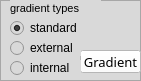
     <widget class="QFrame" name="frame_16">
      <property name="geometry">
       <rect>
        <x>160</x>
        <y>390</y>
        <width>141</width>
        <height>81</height>
       </rect>
      </property>
      <property name="contextMenuPolicy">
       <enum>Qt::DefaultContextMenu</enum>
      </property>
      <property name="toolTipDuration">
       <number>-1</number>
      </property>
      <property name="styleSheet">
       <string notr="true">background-color: rgb(217, 217, 217);
border-color: rgb(124, 124, 124);
</string>
      </property>
      <property name="frameShape">
       <enum>QFrame::StyledPanel</enum>
      </property>
      <property name="frameShadow">
       <enum>QFrame::Raised</enum>
      </property>
      <widget class="QPushButton" name="pushButton_mor_gradient">
       <property name="geometry">
        <rect>
         <x>80</x>
         <y>50</y>
         <width>61</width>
         <height>23</height>
        </rect>
       </property>
       <property name="font">
        <font>
         <family>Modern No. 20</family>
         <pointsize>10</pointsize>
        </font>
       </property>
       <property name="whatsThis">
        <string>&lt;html&gt;&lt;head/&gt;&lt;body&gt;&lt;p&gt;Segment the picture into background and foreground using OTSU method&lt;/p&gt;&lt;/body&gt;&lt;/html&gt;</string>
       </property>
       <property name="styleSheet">
        <string notr="true">background-color: rgb(255, 255, 255);</string>
       </property>
       <property name="text">
        <string>Gradient</string>
       </property>
       <property name="icon">
        <iconset theme="OTSU">
         <normaloff>C:/Users/dell/.designer/backup</normaloff>C:/Users/dell/.designer/backup</iconset>
       </property>
       <property name="shortcut">
        <string>Ctrl+C</string>
       </property>
      </widget>
      <widget class="QLabel" name="label_threshold_20">
       <property name="geometry">
        <rect>
         <x>10</x>
         <y>0</y>
         <width>91</width>
         <height>16</height>
        </rect>
       </property>
       <property name="font">
        <font>
         <family>Arial</family>
         <pointsize>8</pointsize>
        </font>
       </property>
       <property name="text">
        <string>gradient types</string>
       </property>
      </widget>
      <widget class="QRadioButton" name="radioButton_gradient_st">
       <property name="geometry">
        <rect>
         <x>10</x>
         <y>20</y>
         <width>81</width>
         <height>16</height>
        </rect>
       </property>
       <property name="text">
        <string>standard</string>
       </property>
       <property name="checked">
        <bool>true</bool>
       </property>
      </widget>
      <widget class="QRadioButton" name="radioButton_gradient_in">
       <property name="geometry">
        <rect>
         <x>10</x>
         <y>60</y>
         <width>71</width>
         <height>16</height>
        </rect>
       </property>
       <property name="text">
        <string>internal</string>
       </property>
      </widget>
      <widget class="QRadioButton" name="radioButton_gradient_ex">
       <property name="geometry">
        <rect>
         <x>10</x>
         <y>40</y>
         <width>71</width>
         <height>16</height>
        </rect>
       </property>
       <property name="text">
        <string>external</string>
       </property>
      </widget>
     </widget>
